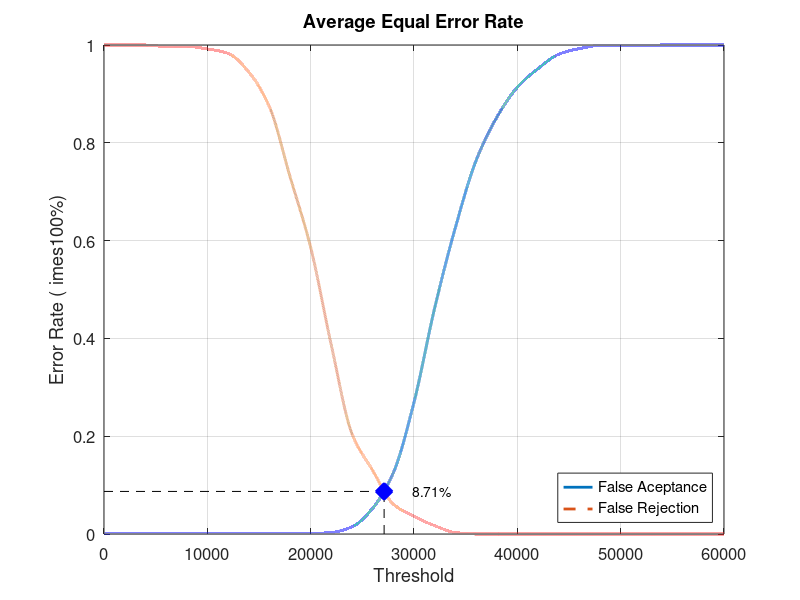
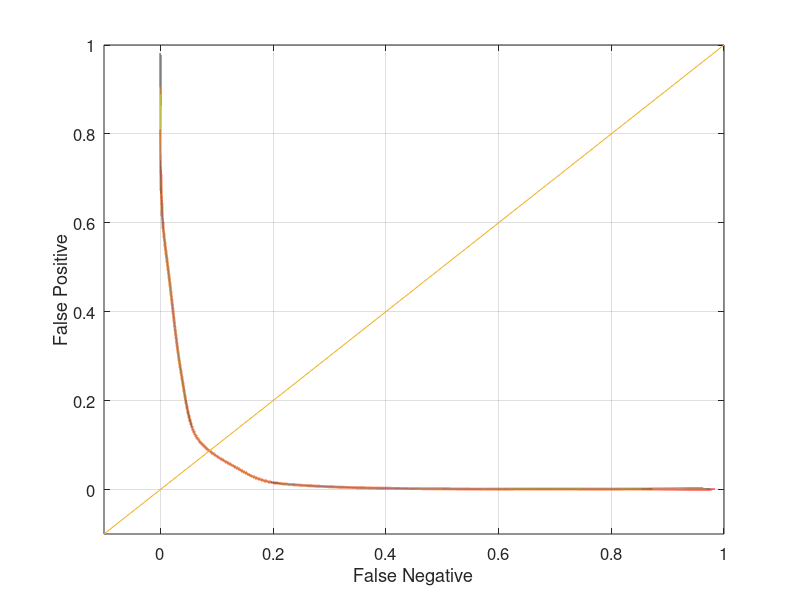

Here is the MATLAB script that generated these plots, in order:
close all;
clear;
clc;
x = 0:2000:60000;
xq = 0:0.5:60000;

y0 = [0 0.00105263 0.00105263 0.00105263 0.00105263 0.00105263 0.00105263 0.00105263 0.00105263 0.00105263 0.00105263 0.0031579 0.0147368 0.0526316 0.125263 0.269474 0.462105 0.626316 0.763158 0.851579 0.913684 0.951579 0.981053 0.992632 0.998947 0.998947 0.998947 1 1 1 1]
yy0 = interp1(x, y0, xq, 'pchip');
y1 = [1 1 1 0.997 0.997 0.992 0.983 0.945 0.874 0.731 0.586 0.386 0.205 0.13 0.061 0.036 0.017 0.003 0 0 0 0 0 0 0 0 0 0 0 0 0]
yy1 = interp1(x, y1, xq, 'pchip');

% Calculating EER: 
y2 = abs(y0 - y1);
find(y2 == min(y2))
yy2 = abs(yy0 - yy1);
xEER = find(yy2 == min(yy2));
xEERIndex = xq(xEER) % X-axis EER
yEER = yy0(xEER) % Y-axis EER

main = figure
plot(xq, yy0,'-','LineWidth', 2);	hold on
plot(xq, yy1,'--','LineWidth', 2);	hold on
plot([xEERIndex xEERIndex], [0 yEER], 'k--');	hold on
plot([0 xEERIndex], [yEER yEER], 'k--');	hold on
plot(xEERIndex, yEER, 'bx', 'LineWidth', 10);	hold on
text(xEERIndex + 10 * xEERIndex / 100, yEER, [num2str(round((10000 * yEER)) / 100) '%'])
legend('False Aceptance', 'False Rejection', 'Location', 'SouthEast')
xlabel('Threshold')
ylabel('Error Rate (	imes100%)')
title('Average Equal Error Rate')
set(gca, 'FontSize', 12)
axis([0 60000 0 1])
grid on

print(main, 'Database1AverageMain', '-dpng');
FNRxFPR = figure('Color', [1 1 1]);
plot(yy1, yy0, '-', yy1, yy0, 'LineWidth', 2);
hold on
y = -0.1:0.1:1
plot(y, y); 
set(gca, 'FontSize', 12)
xlabel('False Negative')
ylabel('False Positive')
axis([-0.1 1 -0.1 1])
set(gca, 'FontSize', 12)
grid on

print(FNRxFPR, 'Database1AverageFNRxFPR','-dpng');
